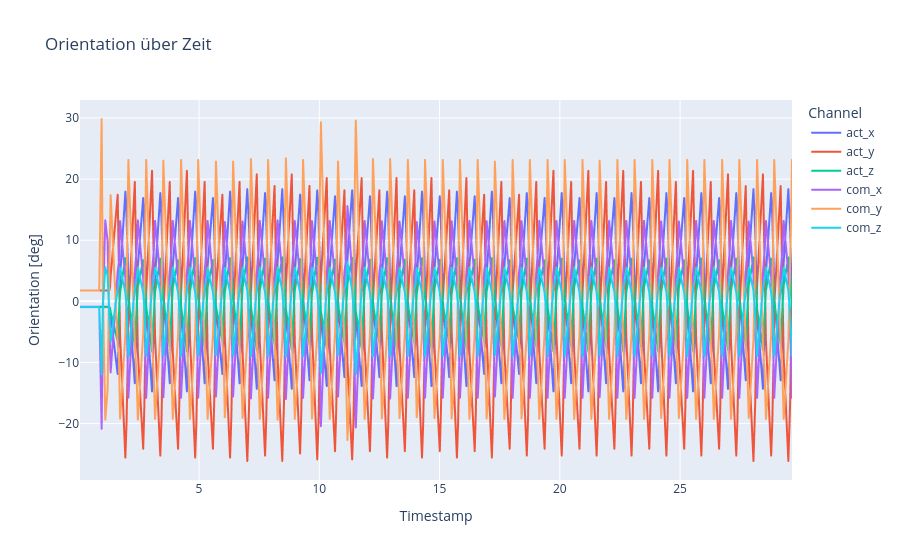

The code cell stored with this chart in its notebook:
### Markdown cell above
Plot angles

### Code cell
# 1) DataFrame anlegen
df = pd.DataFrame({
    'timestamp': timestamps,
    'act_x': rpy_act[:, 0],
    'act_y': rpy_act[:, 1],
    'act_z': rpy_act[:, 2],
    'com_x': rpy_com[:, 0],
    'com_y': rpy_com[:, 1],
    'com_z': rpy_com[:, 2],
})

# 1) In Long-Form umwandeln
df_long = df.melt(
    id_vars='timestamp',
    value_vars=df.columns[1:],
    var_name='Channel',
    value_name='Orientation [deg]'
)

# 2) Plot bauen
fig = px.line(
    df_long,
    x='timestamp',
    y='Orientation [deg]',
    color='Channel',
    title="Orientation über Zeit",
    labels={'timestamp': 'Timestamp'}
)

# 3) Achsen anpassen
fig.update_xaxes(
    tickformat="%H:%M:%S\n%d-%m-%Y",
)

fig.show()

### Figure 1 — Plotly figure (JSON) as saved in the notebook; plotly's stock layout.template omitted (floating-point values rounded to 4 significant figures; data arrays with more than 128 entries replaced by an {"elided": "..."} marker saying what was removed)
{"data": [{"hovertemplate": "Channel=act_x<br>Timestamp=%{x}<br>Orientation [deg]=%{y}<extra></extra>", "legendgroup": "act_x", "line": {"color": "#636efa", "dash": "solid"}, "marker": {"symbol": "circle"}, "mode": "lines", "name": "act_x", "showlegend": true, "type": "scattergl", "x": {"elided": "299 float values"}, "xaxis": "x", "y": {"elided": "299 float values"}, "yaxis": "y"}, {"hovertemplate": "Channel=act_y<br>Timestamp=%{x}<br>Orientation [deg]=%{y}<extra></extra>", "legendgroup": "act_y", "line": {"color": "#EF553B", "dash": "solid"}, "marker": {"symbol": "circle"}, "mode": "lines", "name": "act_y", "showlegend": true, "type": "scattergl", "x": {"elided": "299 float values"}, "xaxis": "x", "y": {"elided": "299 float values"}, "yaxis": "y"}, {"hovertemplate": "Channel=act_z<br>Timestamp=%{x}<br>Orientation [deg]=%{y}<extra></extra>", "legendgroup": "act_z", "line": {"color": "#00cc96", "dash": "solid"}, "marker": {"symbol": "circle"}, "mode": "lines", "name": "act_z", "showlegend": true, "type": "scattergl", "x": {"elided": "299 float values"}, "xaxis": "x", "y": {"elided": "299 float values"}, "yaxis": "y"}, {"hovertemplate": "Channel=com_x<br>Timestamp=%{x}<br>Orientation [deg]=%{y}<extra></extra>", "legendgroup": "com_x", "line": {"color": "#ab63fa", "dash": "solid"}, "marker": {"symbol": "circle"}, "mode": "lines", "name": "com_x", "showlegend": true, "type": "scattergl", "x": {"elided": "299 float values"}, "xaxis": "x", "y": {"elided": "299 float values"}, "yaxis": "y"}, {"hovertemplate": "Channel=com_y<br>Timestamp=%{x}<br>Orientation [deg]=%{y}<extra></extra>", "legendgroup": "com_y", "line": {"color": "#FFA15A", "dash": "solid"}, "marker": {"symbol": "circle"}, "mode": "lines", "name": "com_y", "showlegend": true, "type": "scattergl", "x": {"elided": "299 float values"}, "xaxis": "x", "y": {"elided": "299 float values"}, "yaxis": "y"}, {"hovertemplate": "Channel=com_z<br>Timestamp=%{x}<br>Orientation [deg]=%{y}<extra></extra>", "legendgroup": "com_z", "line": {"color": "#19d3f3", "dash": "solid"}, "marker": {"symbol": "circle"}, "mode": "lines", "name": "com_z", "showlegend": true, "type": "scattergl", "x": {"elided": "299 float values"}, "xaxis": "x", "y": {"elided": "299 float values"}, "yaxis": "y"}], "layout": {"legend": {"title": {"text": "Channel"}, "tracegroupgap": 0}, "title": {"text": "Orientation über Zeit"}, "xaxis": {"anchor": "y", "domain": [0, 1], "tickformat": "%H:%M:%S\n%d-%m-%Y", "title": {"text": "Timestamp"}}, "yaxis": {"anchor": "x", "domain": [0, 1], "title": {"text": "Orientation [deg]"}}}}
